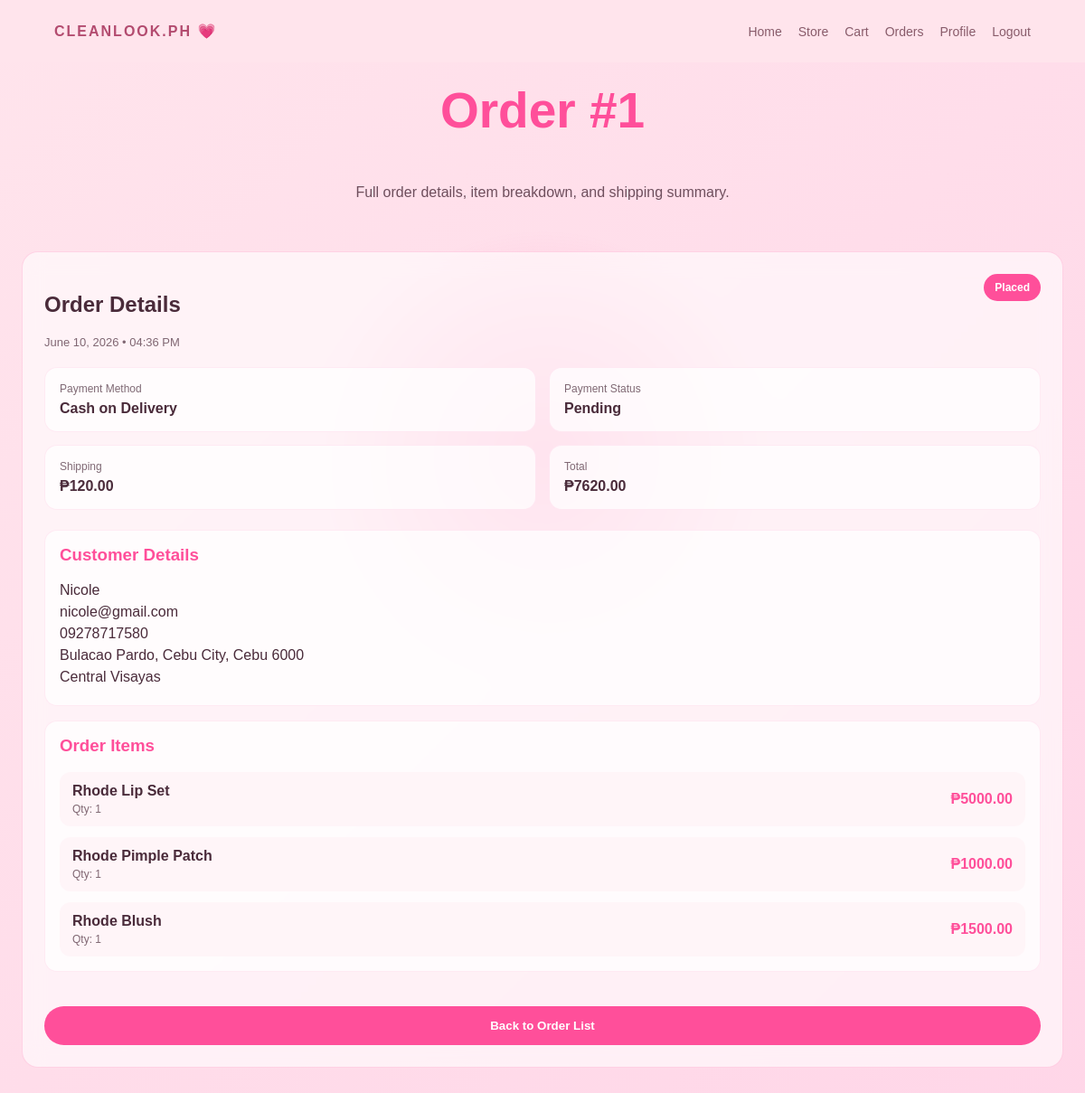
/orders/1/ (signed in), run on the app's committed database.
### checkout/models.py (models this page shows, shortened)
class Order(models.Model):
	class PaymentMethod(models.TextChoices):
		COD = "cod", "Cash on Delivery"
		GCASH = "gcash", "GCash"
		CARD = "card", "Card"
	class PaymentStatus(models.TextChoices):
		PENDING = "pending", "Pending"
		PAID = "paid", "Paid"
		FAILED = "failed", "Failed"
	class Status(models.TextChoices):
		PLACED = "placed", "Placed"
		PROCESSING = "processing", "Processing"
		COMPLETED = "completed", "Completed"
		CANCELLED = "cancelled", "Cancelled"
	user = models.ForeignKey(
		settings.AUTH_USER_MODEL,
		on_delete=models.CASCADE,
		related_name="orders"
	)
	full_name = models.CharField(max_length=255)
	email = models.EmailField()
	phone = models.CharField(max_length=32)
	address = models.CharField(max_length=255)
	city = models.CharField(max_length=100)
	province = models.CharField(max_length=100)
	zip_code = models.CharField(max_length=20)
	region = models.CharField(max_length=100, blank=True, default="")
	payment_method = models.CharField(
		max_length=20,
		choices=PaymentMethod.choices
	)
	payment_status = models.CharField(
		max_length=20,
		choices=PaymentStatus.choices,
		default=PaymentStatus.PENDING
	)
	status = models.CharField(
		max_length=20,
		choices=Status.choices,
		default=Status.PLACED
	)
	subtotal = models.DecimalField(max_digits=10, decimal_places=2)
	shipping_fee = models.DecimalField(max_digits=10, decimal_places=2, default=Decimal("120.00"))
	total = models.DecimalField(max_digits=10, decimal_places=2)
	gateway_provider = models.CharField(max_length=32, blank=True, default="")
	gateway_checkout_session_id = models.CharField(max_length=255, blank=True, default="", db_index=True)
	gateway_checkout_url = models.URLField(blank=True, default="")
	payment_details = models.JSONField(default=dict, blank=True)
	inventory_released = models.BooleanField(default=False)
	created_at = models.DateTimeField(auto_now_add=True)
	updated_at = models.DateTimeField(auto_now=True)

class OrderItem(models.Model):
	order = models.ForeignKey(Order, on_delete=models.CASCADE, related_name="items")
	product = models.ForeignKey(Product, on_delete=models.SET_NULL, null=True, blank=True)
	product_name = models.CharField(max_length=255)
	product_price = models.DecimalField(max_digits=10, decimal_places=2)
	quantity = models.PositiveIntegerField()
	line_total = models.DecimalField(max_digits=10, decimal_places=2)

### checkout/views.py (the view)
# urls.py: path("orders/<int:order_id>/", views.order_detail_view, name="order_detail"),
@login_required
def order_detail_view(request, order_id):
    order = get_object_or_404(
        request.user.orders.prefetch_related("items__product"),
        pk=order_id
    )
    return render(request, "checkout/order_detail.html", {
        "order": order,
    })

### checkout/templates/checkout/order_detail.html (shortened to what this page needs)
{% extends "checkout/base_checkout.html" %}
{% block content %}
<section class="cart-header">
    <h1>Order #{{ order.id }}</h1>
    <p>Full order details, item breakdown, and shipping summary.</p>
</section>
<section class="orders-layout">
    <main class="orders-detail-panel">
        <div class="panel-card">
            <div class="detail-head">
                <div>
                    <h2>Order Details</h2>
                    <p>{{ order.created_at|date:"F d, Y • h:i A" }}</p>
                </div>
                <span class="status-pill">{{ order.get_status_display }}</span>
            </div>
            <div class="order-meta-grid">
                <div>
                    <span class="meta-label">Payment Method</span>
                    <strong>{{ order.get_payment_method_display }}</strong>
                </div>
                <div>
                    <span class="meta-label">Payment Status</span>
                    <strong>{{ order.get_payment_status_display }}</strong>
                </div>
                <div>
                    <span class="meta-label">Shipping</span>
                    <strong>₱{{ order.shipping_fee }}</strong>
                </div>
                <div>
                    <span class="meta-label">Total</span>
                    <strong>₱{{ order.total }}</strong>
                </div>
            </div>
            <div class="detail-section">
                <h3>Customer Details</h3>
                <p>{{ order.full_name }}</p>
                <p>{{ order.email }}</p>
                <p>{{ order.phone }}</p>
                <p>{{ order.address }}, {{ order.city }}, {{ order.province }} {{ order.zip_code }}</p>
                <p>{{ order.region }}</p>
            </div>
            <div class="detail-section">
                <h3>Order Items</h3>
                <div class="order-items-list">
                    {% for item in order.items.all %}
                        <div class="order-item-row">
                            <div>
                                <strong>{{ item.product_name }}</strong>
                                <p>Qty: {{ item.quantity }}</p>
                            </div>
                            <span>₱{{ item.line_total }}</span>
                        </div>
                    {% endfor %}
                </div>
            </div>
            <div class="detail-actions">
                <button class="checkout-btn" onclick="window.location.href='/orders/'">Back to Order List</button>
            </div>
        </div>
    </main>
</section>
{% endblock %}

### cart/static/cart/cart.css (style rules this page uses)
body { margin: 0; font-family: Arial, sans-serif; background: linear-gradient(135deg, #ffe4ec, #ffd6e8); color: #4a2b3a; animation: pageFade 0.6s ease-out; }
body::before { content: ""; position: fixed; width: 500px; height: 500px; background: radial-gradient(circle, rgba(255,79,154,0.25), transparent 70%); top: 20%; left: 50%; transform: translateX(-50%); animation: floatGlow 7s ease-in-out infinite; z-index: 0; }
.cart-header { text-align: center; padding: 40px 20px; position: relative; z-index: 2; animation: headerUp 0.8s ease-out; }
.cart-header h1 { font-size: 55px; margin: 50px; color: #ff4f9a; }
.cart-header p { opacity: 0.8; }
.checkout-btn { width: 100%; padding: 14px; border: none; border-radius: 30px; background: #ff4f9a; color: white; font-weight: bold; margin-top: 20px; cursor: pointer; transition: 0.3s ease; }

### checkout/static/checkout/checkout.css (style rules this page uses)
.orders-layout { display: grid; grid-template-columns: 1fr; gap: 24px; padding: 0 24px 80px; position: relative; z-index: 2; min-height: calc(100vh - 160px); }
.panel-card { background: rgba(255, 255, 255, 0.6); backdrop-filter: blur(12px); border-radius: 18px; padding: 24px; border: 1px solid rgba(255, 79, 154, 0.2); }
.orders-list-panel, .orders-detail-panel { min-width: 0; }
.order-list-item span, .order-item-row span { font-weight: bold; color: #ff4f9a; }
.detail-head { display: flex; justify-content: space-between; gap: 16px; align-items: flex-start; margin-bottom: 20px; }
.detail-head p { margin: 4px 0 0; opacity: 0.7; font-size: 13px; }
.status-pill { display: inline-flex; align-items: center; padding: 8px 12px; border-radius: 999px; background: #ff4f9a; color: #fff; font-size: 12px; font-weight: bold; }
.order-meta-grid { display: grid; grid-template-columns: repeat(2, minmax(0, 1fr)); gap: 14px; margin-bottom: 22px; }
.order-meta-grid > div, .detail-section { background: rgba(255, 255, 255, 0.72); border-radius: 14px; padding: 16px; border: 1px solid rgba(255, 79, 154, 0.1); }
.meta-label { display: block; font-size: 12px; opacity: 0.7; margin-bottom: 6px; }
.detail-section { margin-bottom: 16px; }
.detail-section h3 { margin-top: 0; color: #ff4f9a; }
.detail-section p { margin: 6px 0; }
.order-items-list { display: flex; flex-direction: column; gap: 12px; }
.order-item-row { display: flex; justify-content: space-between; align-items: center; gap: 12px; padding: 12px 14px; border-radius: 12px; background: rgba(255, 244, 248, 0.9); }
.order-item-row p { margin: 4px 0 0; font-size: 12px; opacity: 0.7; }
.detail-actions { margin-top: 18px; }

### data on the page
Order: id "1", created_at "June 10, 2026 • 04:36 PM", status "Placed", payment_method "Cash on Delivery", payment_status "Pending", shipping_fee "120.00", total "7620.00", full_name "Nicole", email "nicole@gmail.com", phone "09278717580", address "Bulacao Pardo", city "Cebu City", province "Cebu", zip_code "6000", region "Central Visayas"
OrderItem: product_name "Rhode Lip Set", quantity "1", line_total "5000.00"
OrderItem: product_name "Rhode Pimple Patch", quantity "1", line_total "1000.00"
OrderItem: product_name "Rhode Blush", quantity "1", line_total "1500.00"
